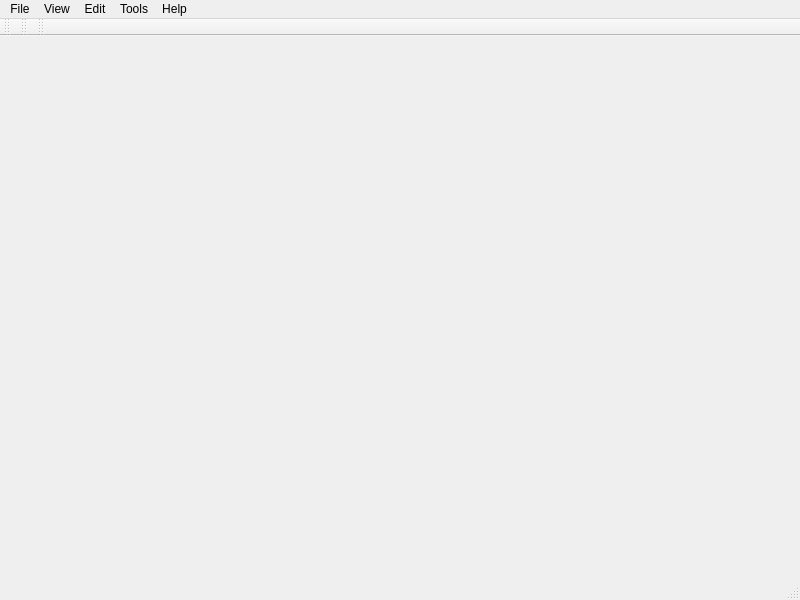
<ui version="4.0" >
 <class>MainWindow</class>
 <widget class="QMainWindow" name="MainWindow" >
  <property name="geometry" >
   <rect>
    <x>0</x>
    <y>0</y>
    <width>800</width>
    <height>600</height>
   </rect>
  </property>
  <property name="windowTitle" >
   <string>MainWindow</string>
  </property>
  <widget class="QWidget" name="centralwidget" />
  <widget class="QMenuBar" name="menubar" >
   <property name="geometry" >
    <rect>
     <x>0</x>
     <y>0</y>
     <width>800</width>
     <height>19</height>
    </rect>
   </property>
   <widget class="QMenu" name="menuFile" >
    <property name="title" >
     <string>File</string>
    </property>
    <addaction name="actionExit" />
   </widget>
   <widget class="QMenu" name="menuHelp" >
    <property name="title" >
     <string>Help</string>
    </property>
    <addaction name="actionAbout" />
   </widget>
   <widget class="QMenu" name="menuView" >
    <property name="title" >
     <string>View</string>
    </property>
   </widget>
   <widget class="QMenu" name="menuEdit" >
    <property name="title" >
     <string>Edit</string>
    </property>
   </widget>
   <widget class="QMenu" name="menuTools" >
    <property name="title" >
     <string>Tools</string>
    </property>
   </widget>
   <addaction name="menuFile" />
   <addaction name="menuView" />
   <addaction name="menuEdit" />
   <addaction name="menuTools" />
   <addaction name="menuHelp" />
  </widget>
  <widget class="QStatusBar" name="statusbar" />
  <widget class="QToolBar" name="toolBar" >
   <property name="windowTitle" >
    <string>toolBar</string>
   </property>
   <attribute name="toolBarArea" >
    <enum>TopToolBarArea</enum>
   </attribute>
   <attribute name="toolBarBreak" >
    <bool>true</bool>
   </attribute>
  </widget>
  <widget class="QToolBar" name="toolBar_2" >
   <property name="windowTitle" >
    <string>toolBar_2</string>
   </property>
   <attribute name="toolBarArea" >
    <enum>TopToolBarArea</enum>
   </attribute>
   <attribute name="toolBarBreak" >
    <bool>false</bool>
   </attribute>
  </widget>
  <widget class="QToolBar" name="toolBar_3" >
   <property name="windowTitle" >
    <string>toolBar_3</string>
   </property>
   <attribute name="toolBarArea" >
    <enum>TopToolBarArea</enum>
   </attribute>
   <attribute name="toolBarBreak" >
    <bool>false</bool>
   </attribute>
  </widget>
  <action name="actionExit" >
   <property name="text" >
    <string>Exit</string>
   </property>
  </action>
  <action name="actionAbout" >
   <property name="text" >
    <string>About</string>
   </property>
  </action>
 </widget>
 <resources/>
 <connections/>
</ui>
